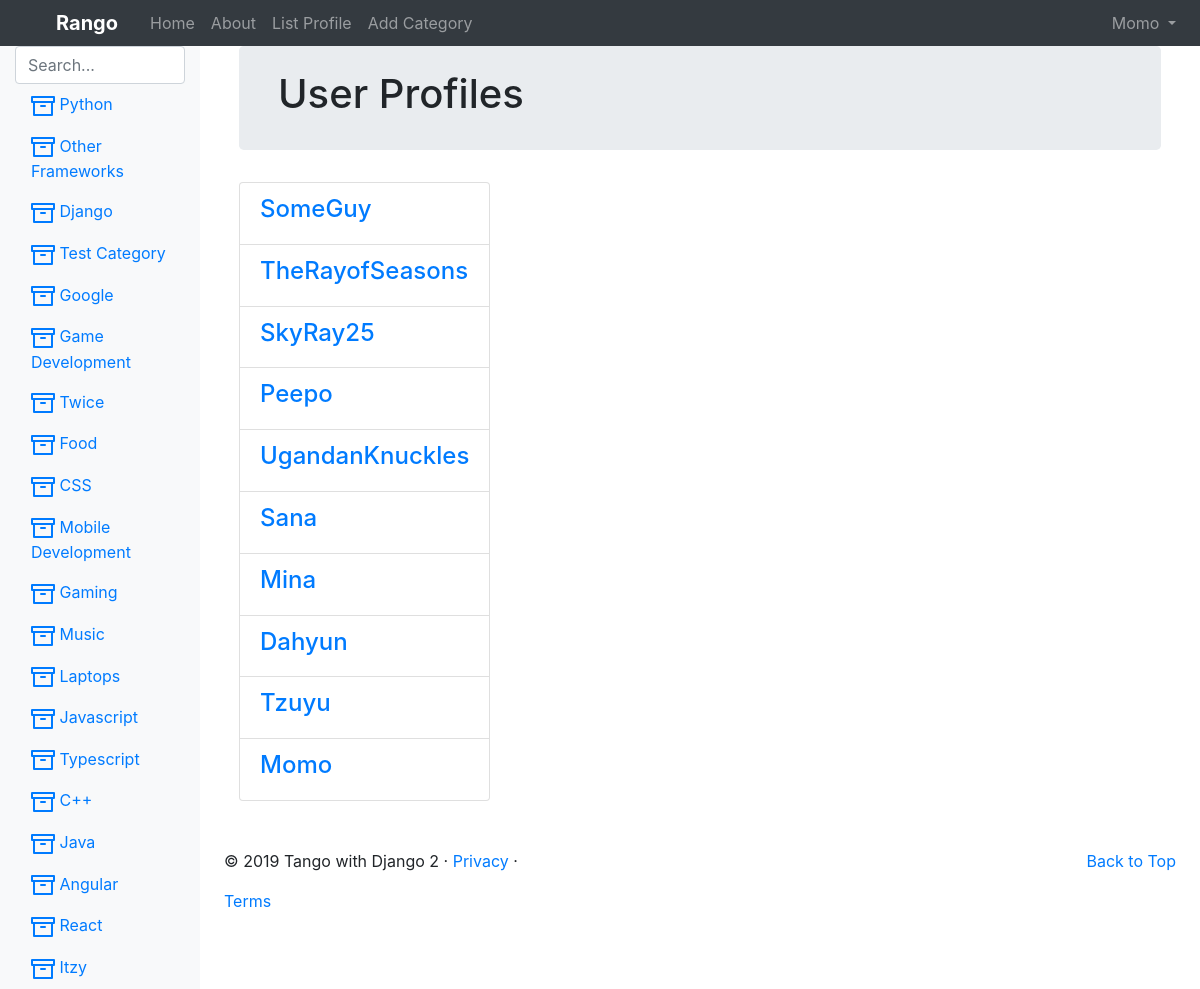
Page /rango/profiles/ (signed in) on the committed database.
### rango_app/models.py (models this page shows, shortened)
class Category(models.Model):
    name = models.CharField(max_length = 128, unique=True)
    views = models.IntegerField(default=0)
    likes = models.IntegerField(default=0)
    slug = models.SlugField(unique=True)

class UserProfile(models.Model):
    user = models.OneToOneField(User, on_delete=models.CASCADE)
    website = models.URLField(blank=True)
    picture = models.ImageField(upload_to='profile_images', blank=True)

### rango_app/views.py (the view)
# urls.py: url('profiles/', ListProfiles.as_view(), name="list_profiles"),
class ListProfiles(View):
    @method_decorator(login_required)
    def get(self, request):
        userprofile_list = UserProfile.objects.all()
        return render(request, 'rango/list_profiles.html',
            {'userprofile_list': userprofile_list})

### rango_app/templatetags/rango_template_tags.py (called while the page is built)
@register.inclusion_tag('rango/category_list.html')
def get_category_list(category=None):
    return {
        "categories": Category.objects.all(),
        "act_cat": category
    }

### templates/rango/list_profiles.html (shortened to what this page needs)
{% extends 'rango/base.html' %}
{% load staticfiles %}
{% block content %}
    <div class="jumbotron p-4">
        <div class="container">
            <h1 class="jumbotron-heading">User Profiles</h1>
        </div>
    </div>
    <div class="container">
        <div class="row">
            {% if userprofile_list %}
                <div class="panel-heading">
                    <div class="panel-body">
                        <div class="panel-list-group">
                            {% for listuser in userprofile_list %}
                                <div class="list-group-item">
                                    <h4 class="list-group-item-heading">
                                        <a href="{% url 'rango:profile' listuser.user.username %}">
                                            {{ listuser.user.username }}
                                        </a>
                                    </h4>
                                </div>
                            {% endfor %}
                        </div>
                    </div>
                </div>
            {% else %}
                <p>There are no users for the site yet.</p>
            {% endif %}
        </div>
    </div>
{% endblock %}

### templates/rango/base.html (shortened to what this page needs)
<!DOCTYPE html>
{% load rango_template_tags %}
{% load static %}
<html lang="en">
<head>
    <link rel="stylesheet" href="{{ MEDIA_URL }}global.css">
    <link href="https://getbootstrap.com/docs/4.2/dist/css/bootstrap.min.css"
        rel="stylesheet"
>
    <link href="https://getbootstrap.com/docs/4.2/examples/dashboard/dashboard.css"
        rel="stylesheet">
</head>
<body>
    <header class="sticky-top">
        <nav class="navbar navbar-expand-md navbar-dark bg-dark p-0">
            <a class="navbar-brand p-2" href="{% url 'rango:index' %}">Rango</a>
            <div class="collapse navbar-collapse" id="navbarCollapse">
                <ul class="navbar-nav mr-auto">
                    <li class="nav-item">
                        <a class="nav-link" href="{% url 'rango:index' %}">Home</a>
                    </li>
                    <li class="nav-item ">
                        <a class="nav-link" href="{% url 'rango:about' %}">About</a>
                    </li>
                {% if user.is_authenticated %}
                    <li class="nav-item">
                        <a class="nav-link" href="{% url 'rango:list_profiles' %}">List Profile</a>
                    </li>
                    <li class="nav-item">
                        <a class="nav-link" href="{% url 'rango:add_category' %}">Add Category</a>
                    </li>
                {% endif %}
                </ul>
                <ul class="navbar-nav ml-auto mr-3">
                    {% if user.is_authenticated %}
                    <li class="nav-item dropdown">
                        <a class="nav-link dropdown-toggle" href="#"
                            id="navbarDropdown" role="button" data-toggle="dropdown"
                            aria-haspopup="true" aria-expanded="false">
                            {{ user.username }}
                        </a>
                    </li>
                    {% endif %}
                </ul>
            </div>
        </nav>
    </header>
    <div class="container-fluid">
        <div class="row">
            <nav class="col-md-2 d-none d-md-block bg-light sidebar">
                <div class="sidebar-sticky">
                    <div>
                        <input type="search" class="form-control ds-input"
                            id="suggestion" placeholder="Search...">
                        <div id="cats">
                            {% block sidebar %}
                                {% get_category_list category %}
                            {% endblock %}
                        </div>
                    </div>
                </div>
            </nav>
            <main role="main" class="col-md-9 ml-sm-auto col-lg-10 px-4">
                <div class="container mb-5">
                    {% block content %}
                    {% endblock %}
                </div>
                <footer>
                    <p class="float-right"><a href="#">Back to Top</a></p>
                    <p>&copy; 2019 Tango with Django 2 &middot;
                        <a href="#">Privacy</a> &middot;</p>
                        <a href="#">Terms</a>
                </footer>
            </main>
        </div>
    </div>
</body>
</html>

### templates/rango/category_list.html (shortened to what this page needs)
{% load staticfiles %}
{% load rango_template_tags %}
<ul class="nav flex-column">
    {% if categories %}
        {% for category in categories %}
            {% if category == act_cat %}
                <li class="nav-item">
                    <a class="nav-link active" href="{% url 'rango:show_category' category.slug %}">
                        <svg xmlns="http://www.w3.org/2000/svg"
                            width="24" height="24" viewBox="0 0 24 24"
                            fill="none" stroke="currentColor" stroke-width="2"
                            stroke-linecap="round" stroke-linejoin="round"
                            class="feather feather-archive">
                            <polyline points="21 8 21 21 3 21 3 8"></polyline>
                            <rect x="1" y="3" width="22" height="5"></rect>
                            <line x1="10" y1="12" x2="14" y2="12"></line>
                        </svg>
                        {{ category.name }}
                    </a>
                </li>
            {% else %}
                <li class="nav-item">
                    <a class="nav-link" href="{% url 'rango:show_category' category.slug %}">
                        {{ category.name }}
                    </a>
                </li>
            {% endif %}
        {% endfor %}
    {% else %}
        <li class="nav-item">There are no categories present.</li>
    {% endif %}
</ul>

### media/global.css (style rules this page uses)
.navbar { display: flex; flex-direction: row; width: 100%; background-color: #00f7ff; }
.navbar-brand { color: #000000; font-weight: bold; margin-left: 3rem; }

### rows in the picture
Category: name "Python"
Category: name "Other Frameworks"
Category: name "Django"
Category: name "Test Category"
Category: name "Google"
Category: name "Game Development"
Category: name "Twice"
Category: name "Food"
Category: name "CSS"
Category: name "Mobile Development"
Category: name "Gaming"
Category: name "Music"
Category: name "Laptops"
Category: name "Javascript"
Category: name "Typescript"
Category: name "C++"
Category: name "Java"
Category: name "Angular"
Category: name "React"
Category: name "Itzy"
UserProfile: user.username "SomeGuy"
UserProfile: user.username "TheRayofSeasons"
UserProfile: user.username "SkyRay25"
UserProfile: user.username "Peepo"
UserProfile: user.username "UgandanKnuckles"
UserProfile: user.username "Sana"
UserProfile: user.username "Mina"
UserProfile: user.username "Dahyun"
UserProfile: user.username "Tzuyu"
UserProfile: user.username "Momo"

### other values in the picture
{{ user.username }} "Momo"
